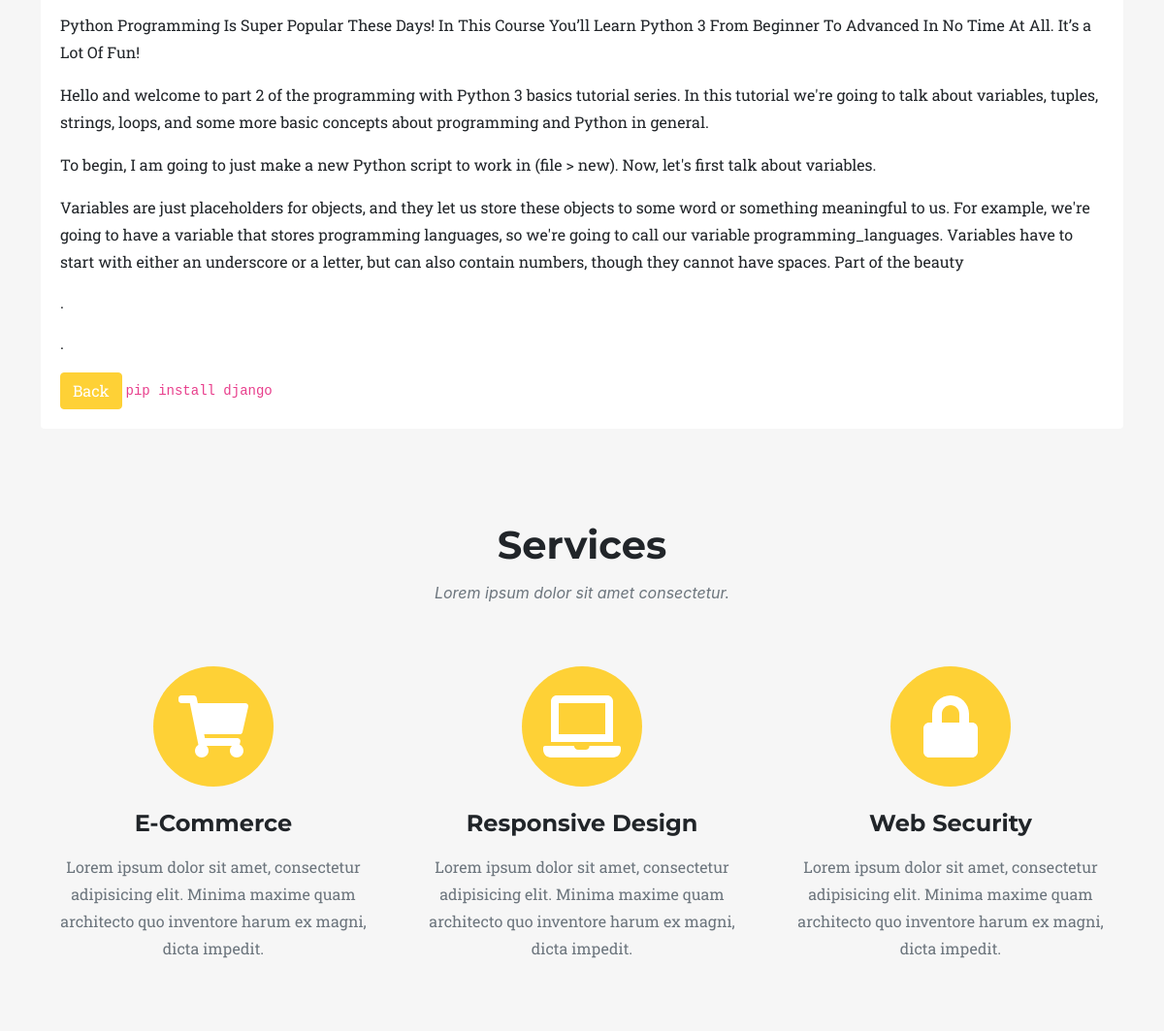
The page /mooc/course/61/ (middle part) on the database as committed earlier.
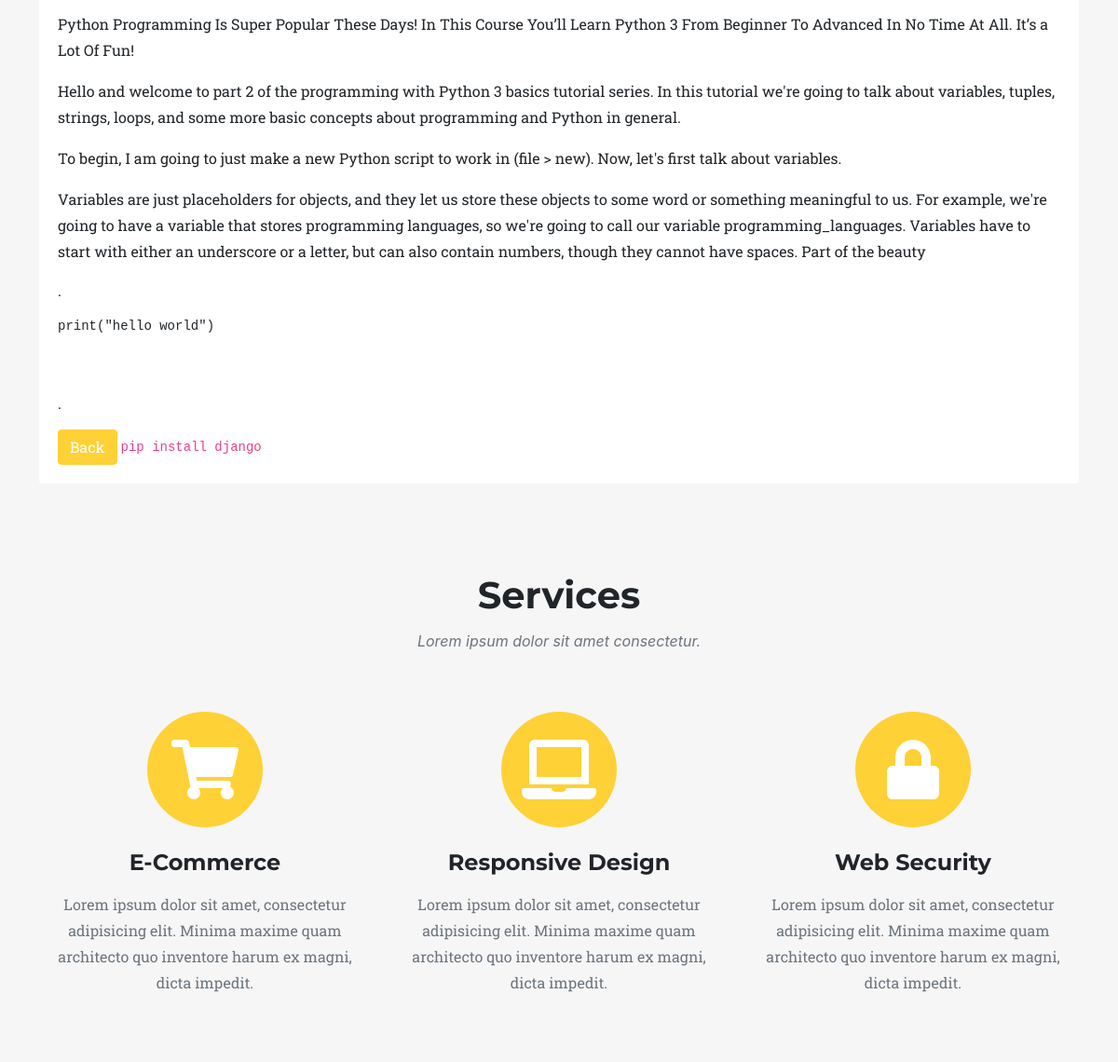
The same page on the database as committed later.
### blog2/models.py (models this page shows, shortened)
class Course(models.Model):
    title = models.CharField(max_length=100, blank=True, null=True)
    code_snippet = RichTextUploadingField(blank = True, null =True , config_name ='special')
    content = RichTextUploadingField(blank = True, null =True)
    post_date = models.DateTimeField(default=timezone.now , verbose_name ='Creation Date')
    post_update = models.DateTimeField(auto_now = True)
    author = models.ForeignKey(User,related_name='course' , on_delete=models.CASCADE)
    price = models.IntegerField()
    image = models.ImageField(default = 'default.jpg' , upload_to ='courses_pics')
    duree = models.IntegerField(blank=True, null=True , verbose_name ='Duration')
    is_new = models.BooleanField(default=False , verbose_name ='New Course or not')
    class Meta :
        ordering = ("-post_date",)

### blog2/views.py (the view)
# urls.py: path('course/<int:id>/', views.detail, name ="detail-path"),
def detail(request,id) :
    return render(request, 'blog2/detail.html' ,  {'post' :Course.objects.get(id=id) })

### blog2/templates/blog2/detail.html (shortened to what this page needs)
{% extends "blog/home.html" %}
{% block content %}
<div class="card">
    <div class="card-body">
      <p class="card-text">{{post.content | safe}}.</p>
      <p class="card-text">{{post.code_snippet | safe }}.</p>
      <a href="{% url 'home-post-path' %}" class="btn btn-primary">Back</a>
      <code class="language-python hljs">
        <span class="hljs-built_in">
pip install  django
        </span>
      </code>
    </div>
  </div>
{% endblock  %}

Rows that differ between the two databases and show on the page:
changed Course: code_snippet (not shown) → "print(\"hello world\")"
